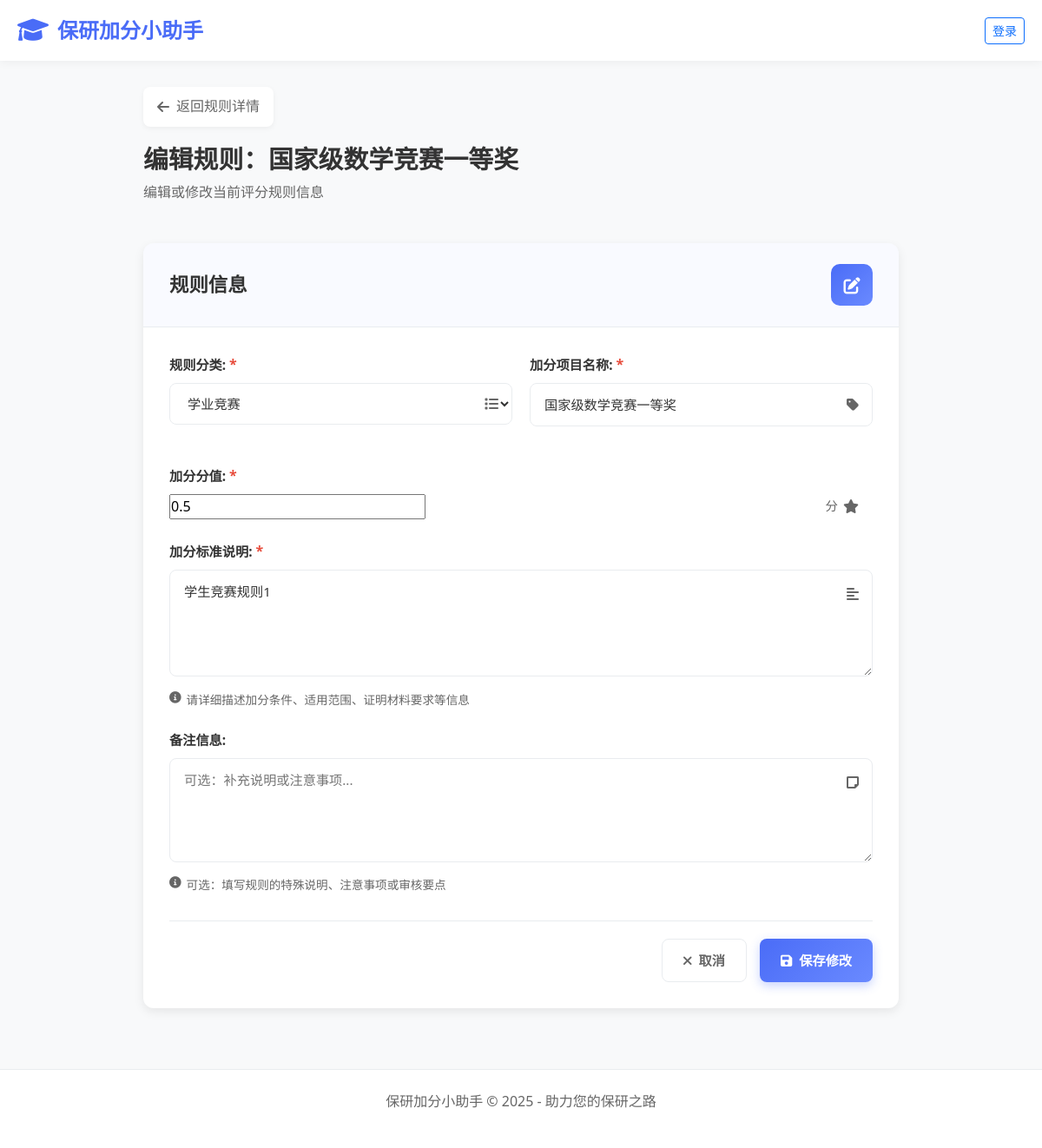
The app's page /counselor/rules/edit/1/, older data.
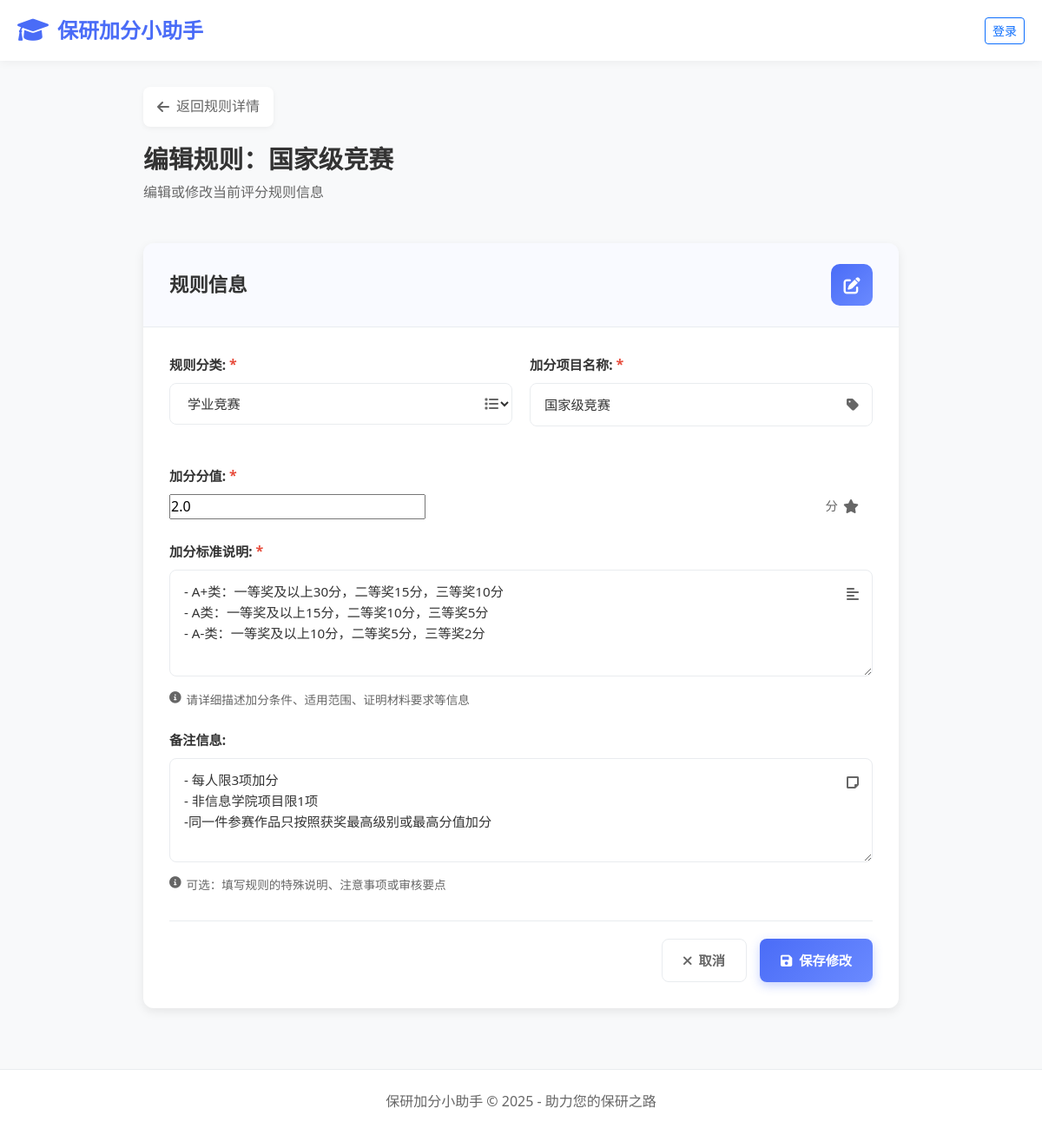
The same page, newer data.
### apps/students/models.py (models this page shows, shortened)
class Rule(models.Model):
    RULE_TYPE_CHOICES = [
        ('student-competition', '学业竞赛'),
        ('research-achievement', '科研成果'),
        ('innovation-entrepreneurship', '创新创业训练'),
        ('comprehensive-performance', '综合表现加分'),
    ]
    item_name = models.CharField(max_length=200, verbose_name="加分项目名称", null=True, blank=True)
    description = models.TextField(verbose_name="加分标准说明")
    score = models.DecimalField(max_digits=5, decimal_places=1, verbose_name="加分分值", null=True, blank=True)
    remark = models.TextField(blank=True, null=True, verbose_name="备注信息")
    rule_type = models.CharField(max_length=50, choices=RULE_TYPE_CHOICES, verbose_name="规则分类")
    created_at = models.DateTimeField(auto_now_add=True, verbose_name="创建时间")
    updated_at = models.DateTimeField(auto_now=True, verbose_name="更新时间")
    class Meta:
        verbose_name = "加分规则"
        verbose_name_plural = "加分规则"

### apps/counselors/views.py (the view)
# urls.py: path('rules/edit/<int:rule_id>/', views.edit_rule, name='edit_rule'),
def edit_rule(request, rule_id):
    rule = get_object_or_404(Rule, id=rule_id)
    if request.method == 'POST':
        form = RuleForm(request.POST, instance=rule)
        if form.is_valid():
            form.save()
            messages.success(request, "规则已成功更新！")
            return redirect('rule_detail', rule_type=rule.rule_type)
        else:
            messages.error(request, "表单数据有误，请检查后重新提交")
    else:
        form = RuleForm(instance=rule)
    return render(request, 'counselors/edit_rule.html', {
        'form': form,
        'rule': rule,
        'page_title': f"编辑规则：{rule.item_name}"
    })

### apps/counselors/forms.py (shortened to what this page needs)
class RuleForm(forms.ModelForm):
    class Meta:
        model = Rule
        fields = ['item_name', 'description', 'score', 'remark', 'rule_type']
        widgets = {
            'description': forms.Textarea(attrs={'rows': 4, 'placeholder': '请输入详细的加分标准...'}),
            'remark': forms.Textarea(attrs={'rows': 2, 'placeholder': '可选：补充说明或注意事项...'}),
            'score': forms.NumberInput(attrs={'min': 0, 'step': 0.5, 'placeholder': '例如：2.5'}),
            'item_name': forms.TextInput(attrs={'placeholder': '例如：国家级数学竞赛一等奖'}),
        }
        labels = {
            'item_name': '加分项目名称',
            'description': '加分标准说明',
            'score': '加分分值',
            'remark': '备注信息',
            'rule_type': '规则分类'
        }

### templates/counselors/edit_rule.html (shortened to what this page needs)
{% extends 'counselors/base.html' %}
{% load static %}
{% block extra_css %}
    <link href="{% static 'CSS/counselor/edit_rule.css' %}" rel="stylesheet">
{% endblock %}
{% block content %}
<div class="edit-rule-container">
    <div class="page-header">
        <div class="header-content">
            <a href="{% url 'rule_detail' rule.rule_type %}" class="back-btn">
                <i class="fas fa-arrow-left"></i>
                <span>返回规则详情</span>
            </a>
            <h1 class="page-title">{{ page_title }}</h1>
            <p class="page-subtitle">编辑或修改当前评分规则信息</p>
        </div>
    </div>
    <div class="form-section">
        <div class="form-card">
            <div class="card-header">
                <h2 class="card-title">规则信息</h2>
                <div class="card-icon">
                    <i class="fas fa-edit"></i>
                </div>
            </div>
            <form method="post" class="rule-form">
                <div class="form-row">
                    <div class="form-group">
                        <div class="form-label">
                            {{ form.rule_type.label_tag }}
                            <span class="required">*</span>
                        </div>
                        <div class="form-field">
                            {{ form.rule_type }}
                        </div>
                    </div>
                    <div class="form-group">
                        <div class="form-label">
                            {{ form.item_name.label_tag }}
                            <span class="required">*</span>
                        </div>
                        <div class="form-field">
                            {{ form.item_name }}
                        </div>
                    </div>
                </div>
                <div class="form-group">
                    <div class="form-label">
                        {{ form.score.label_tag }}
                        <span class="required">*</span>
                    </div>
                    <div class="score-input-group">
                        {{ form.score }}
                        <span class="score-unit">分</span>
                        <i class="form-icon fas fa-star"></i>
                    </div>
                </div>
                <div class="form-group">
                    <div class="form-label">
                        {{ form.description.label_tag }}
                        <span class="required">*</span>
                    </div>
                    <div class="form-field">
                        {{ form.description }}
                    </div>
                    <div class="field-hint">
                        <i class="fas fa-info-circle"></i>
                        请详细描述加分条件、适用范围、证明材料要求等信息
                    </div>
                </div>
                <div class="form-group">
                    <div class="form-label">
                        {{ form.remark.label_tag }}
                    </div>
                    <div class="form-field">
                        {{ form.remark }}
                    </div>
                    <div class="field-hint">
                        <i class="fas fa-info-circle"></i>
                        可选：填写规则的特殊说明、注意事项或审核要点
                    </div>
                </div>
                <div class="form-actions">
                    <button type="button" class="cancel-btn" onclick="window.location.href='{% url 'rule_detail' rule.rule_type %}'">
                        <i class="fas fa-times"></i>
                        取消
                    </button>
                    <button type="submit" class="save-btn">
                        <i class="fas fa-save"></i>
                        保存修改
                    </button>
                </div>
            </form>
        </div>
    </div>
</div>
{% endblock %}

Row changes from the older to the newer data that the page shows:
changed Rule "学业竞赛": item_name "国家级数学竞赛一等奖" → "国家级竞赛"; score "0.5" → "2.0"; description "学生竞赛规则1" → "- A+类：一等奖及以上30分，二等奖15分，三等奖10分 - A类：一等奖及以上15分，二等奖10分，三等奖5分 - A-类：一等奖及以上10分，二等奖5分，三等奖2分"; remark (not shown) → "- 每人限3项加分 - 非信息学院项目限1项 -同一件参赛作品只按照获奖最高级别或最高分值加分"
Text that changed along with them:
{{ page_title }}: "编辑规则：国家级数学竞赛一等奖" → "编辑规则：国家级竞赛"
